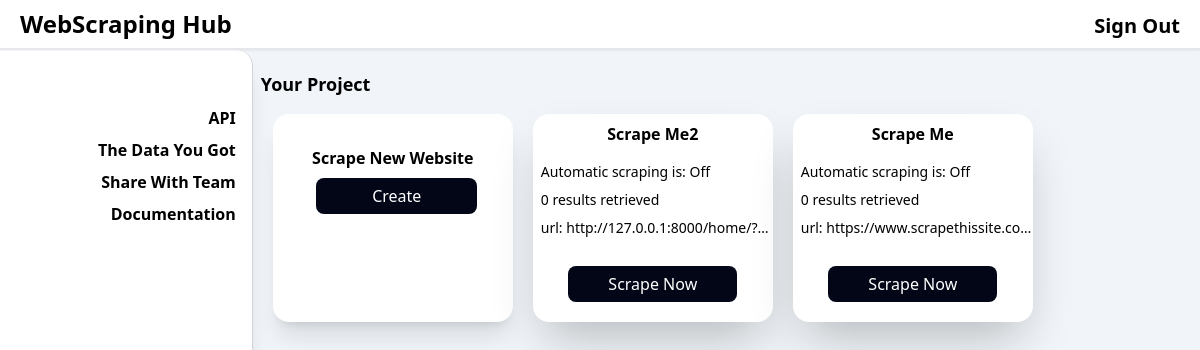
The app's page /home/ (signed in) with its own data.
### user_view/models.py (models this page shows)
class User_Project(models.Model):
    user_info = models.ForeignKey(User, on_delete=models.CASCADE)
    project_name = models.CharField(max_length=200)
    website_link = models.CharField(max_length=500)
    auto_run = models.IntegerField(default=0)
    total_data = models.IntegerField(default=0)

### user_view/views.py (the view)
# urls.py: 2. Add a URL to urlpatterns:  path('', views.home, name='home')
def home(request):
    if request.user.is_authenticated:
        user_projects = User_Project.objects.filter(user_info=request.user)
        return render(request, 'user_view/home_page/home_page.html', {'projects' : user_projects})
    return redirect('index')

### user_view/templates/user_view/home_page/home_page.html (shortened to what this page needs)
{% extends 'user_view/parts/base.html' %}
{% load static %}
{% block link %}
<link rel="stylesheet" href="{% static 'css/style.css' %}">
{% endblock %}
{% block nav_link %}
<li><a class="md:font-bold text-xl menu hover:cursor-pointer" href="{% url 'sign-out' %}">Sign Out</a></li>
{% endblock %}
{% block content %}
    <div class="container max-w-full flex h-screen bg-slate-100 ">
        <div class="container relative hidden md:block w-80 rounded-r-2xl border-r border-gray-300 h-screen bg-white shadow-xl">
            <ul class="absolute right-4 mt-14 text-end text-md font-bold">
                <li><a href="#">API</a></li>
                <li class="my-2"><a href="#">The Data You Got</a></li>
                <li class="mb-2"><a href="#">Share With Team</a></li>
                <li><a href="#">Documentation</a></li>
            </ul>
        </div>
        <div class="container max-w-full h-screen relative">
            <h1 class="text-lg font-bold mt-5 ml-2">Your Project</h1>
            <div class="container max-w-full flex justify-center md:justify-normal md:pl-5">
                <div class="flex flex-col md:flex-row md:flex-wrap">
                    <div  class=" mb-5 md:mr-5 container w-60 bg-white rounded-2xl mt-4 pt-8 pb-5 shadow-xl project-card">
                        <h2 class="text-center font-bold">Scrape New Website</h2>
                        <ul class="pl-2">
                            <div class="container max-w-full flex justify-center mt-2">
                                <a onclick="open_modal()" class="bg-slate-950 text-center text-white rounded-lg py-1.5 px-14 hover:cursor-pointer">Create</a>
                            </div>
                        </ul>
                    </div>
                    {% for project in projects %}
                        <div class="mb-5 md:mr-5 container w-60 bg-white rounded-2xl mt-4 pt-2 pb-5 shadow-2xl project-card">
                            <h2 class="text-center font-bold">{{project.project_name}}</h2>
                            <ul class="pl-2 mt-4">
                                {% if project.auto_run %}
                                    <li class="mt-2"><h3 class="text-sm">Automatic scraping is: {{project.auto_run}}h</h3></li>
                                {% else %}
                                    <li class="mt-2"><h3 class="text-sm">Automatic scraping is: Off</h3></li>
                                {% endif %}
                                <li class="my-2"><h3 class="text-sm">{{project.total_data}} results retrieved</h3></li>
                                <li"><h3 class="text-sm truncate ">url: {{project.website_link}}</h3></li>
                            </ul>
                            <div class="container max-w-full flex justify-center mt-7">
                                <a href="/scan/{{project.project_name}}" class="bg-slate-950 text-center text-white rounded-lg py-1.5 px-10">Scrape Now</a>
                            </div>
                        </div>
                    {% endfor %}
                </div>
            </div>
        </div>
    </div>
{% endblock %}

### user_view/static/css/style.css (style rules this page uses)
html, :host { line-height: 1.5; -webkit-text-size-adjust: 100%; -moz-tab-size: 4; -o-tab-size: 4; tab-size: 4; font-family: ui-sans-serif, system-ui, sans-serif, "Apple Color Emoji", "Segoe UI Emoji", "Segoe UI Symbol", "Noto Color Emoji"; font-feature-settings: normal; font-variation-settings: normal; -webkit-tap-highlight-color: transparent; }
body { margin: 0; line-height: inherit; }
h1, h2, h3, h4, h5, h6 { font-size: inherit; font-weight: inherit; }
a { color: inherit; text-decoration: inherit; }
blockquote, dl, dd, h1, h2, h3, h4, h5, h6, hr, figure, p, pre { margin: 0; }
ol, ul, menu { list-style: none; margin: 0; padding: 0; }
.container { width: 100%; }
@media (min-width: 640px) { .container { max-width: 640px; } }
@media (min-width: 768px) { .container { max-width: 768px; } }
@media (min-width: 1024px) { .container { max-width: 1024px; } }
.absolute { position: absolute; }
.relative { position: relative; }
.right-4 { right: 1rem; }
.my-2 { margin-top: 0.5rem; margin-bottom: 0.5rem; }
.mb-2 { margin-bottom: 0.5rem; }
.mb-5 { margin-bottom: 1.25rem; }
.ml-2 { margin-left: 0.5rem; }
.mt-14 { margin-top: 3.5rem; }
.mt-2 { margin-top: 0.5rem; }
.mt-4 { margin-top: 1rem; }
.mt-5 { margin-top: 1.25rem; }
.mt-7 { margin-top: 1.75rem; }
.flex { display: flex; }
.hidden { display: none; }
.h-screen { height: 100vh; }
.w-60 { width: 15rem; }
.w-80 { width: 20rem; }
.max-w-full { max-width: 100%; }
.flex-col { flex-direction: column; }
.justify-center { justify-content: center; }
.truncate { overflow: hidden; text-overflow: ellipsis; white-space: nowrap; }
.rounded-2xl { border-radius: 1rem; }
.rounded-lg { border-radius: 0.5rem; }
.rounded-r-2xl { border-top-right-radius: 1rem; border-bottom-right-radius: 1rem; }
.border-r { border-right-width: 1px; }
.border-gray-300 { --tw-border-opacity: 1; border-color: rgb(209 213 219 / var(--tw-border-opacity)); }
.bg-slate-100 { --tw-bg-opacity: 1; background-color: rgb(241 245 249 / var(--tw-bg-opacity)); }
.bg-slate-950 { --tw-bg-opacity: 1; background-color: rgb(2 6 23 / var(--tw-bg-opacity)); }
.bg-white { --tw-bg-opacity: 1; background-color: rgb(255 255 255 / var(--tw-bg-opacity)); }
.px-10 { padding-left: 2.5rem; padding-right: 2.5rem; }
.px-14 { padding-left: 3.5rem; padding-right: 3.5rem; }
.py-1\.5 { padding-top: 0.375rem; padding-bottom: 0.375rem; }
.pb-5 { padding-bottom: 1.25rem; }
.pl-2 { padding-left: 0.5rem; }
.pt-2 { padding-top: 0.5rem; }
.pt-8 { padding-top: 2rem; }
.text-center { text-align: center; }
.text-end { text-align: end; }
.text-lg { font-size: 1.125rem; line-height: 1.75rem; }
.text-sm { font-size: 0.875rem; line-height: 1.25rem; }
.text-xl { font-size: 1.25rem; line-height: 1.75rem; }
.font-bold { font-weight: 700; }
.text-white { --tw-text-opacity: 1; color: rgb(255 255 255 / var(--tw-text-opacity)); }
.shadow-2xl { --tw-shadow: 0 25px 50px -12px rgb(0 0 0 / 0.25); --tw-shadow-colored: 0 25px 50px -12px var(--tw-shadow-color); box-shadow: var(--tw-ring-offset-shadow, 0 0 #0000), var(--tw-ring-shadow, 0 0 #0000), var(--tw-shadow); }
.shadow-xl { --tw-shadow: 0 20px 25px -5px rgb(0 0 0 / 0.1), 0 8px 10px -6px rgb(0 0 0 / 0.1); --tw-shadow-colored: 0 20px 25px -5px var(--tw-shadow-color), 0 8px 10px -6px var(--tw-shadow-color); box-shadow: var(--tw-ring-offset-shadow, 0 0 #0000), var(--tw-ring-shadow, 0 0 #0000), var(--tw-shadow); }
@media (min-width: 768px) { .md\:mr-5 { margin-right: 1.25rem; } }
@media (min-width: 768px) { .md\:block { display: block; } }
@media (min-width: 768px) { .md\:flex-row { flex-direction: row; } }
@media (min-width: 768px) { .md\:flex-wrap { flex-wrap: wrap; } }
@media (min-width: 768px) { .md\:justify-normal { justify-content: normal; } }
@media (min-width: 768px) { .md\:pl-5 { padding-left: 1.25rem; } }
@media (min-width: 768px) { .md\:font-bold { font-weight: 700; } }

### records on screen
User_Project: project_name "Scrape Me2", auto_run "Automatic scraping is: Off", total_data "0", website_link "http://127.0.0.1:8000/home/?…"
User_Project: project_name "Scrape Me", auto_run "Automatic scraping is: Off", total_data "0", website_link "https://www.scrapethissite.co…"
